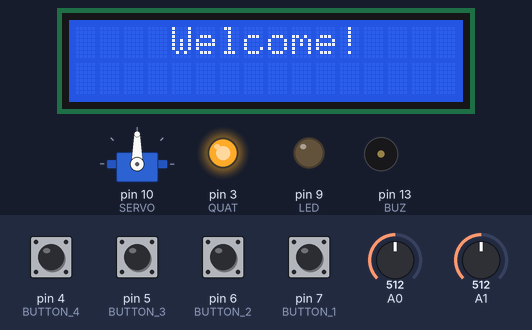
This sketch was run on a simulated Arduino Uno, built with avr-gcc and run on an emulated ATmega328P. On the bench: servo, 16×2 character LCD, output pins drawn as LEDs (lit = HIGH), buzzer (waves = sounding, pin HIGH). Inputs (shaded band) come from the test bench; at power-on: pin 4 (BUTTON_4), pin 5 (BUTTON_3), pin 6 (BUTTON_2), pin 7 (BUTTON_1) HIGH, A1 = 512, A0 = 512. What the sketch prints to the serial monitor is not drawn.

Above: at 4.2 s.
4.3 s: pin 7 (BUTTON_1) pulled LOW for 1 s
At 5.6 s:
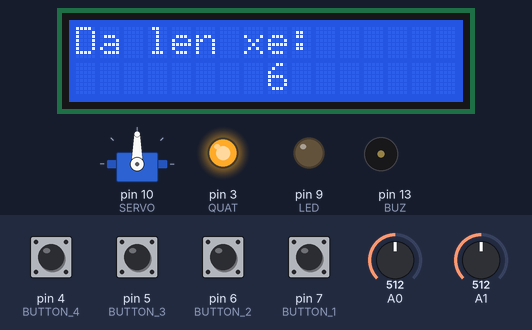
6.8 s: pin 6 (BUTTON_2) pulled LOW for 1 s
At 8.4 s:
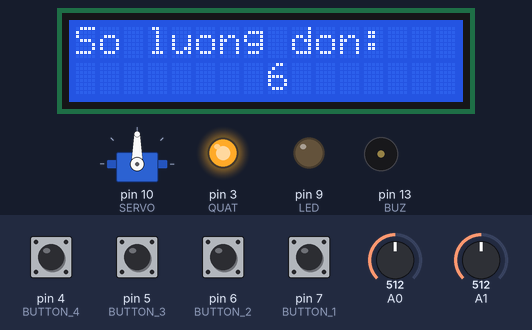
9.3 s: pin 4 (BUTTON_4) pulled LOW for 1 s
At 10.8 s:
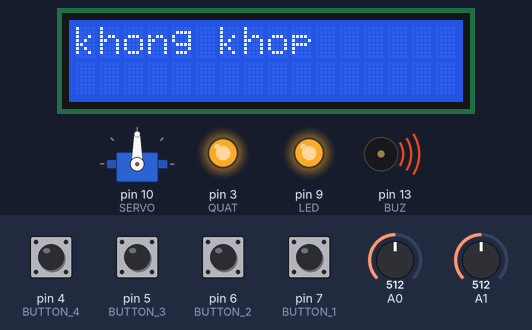
13.3 s: A1 set to 503
15.4 s: pin 6 (BUTTON_2) pulled LOW for 0.15 s
At 15.8 s:
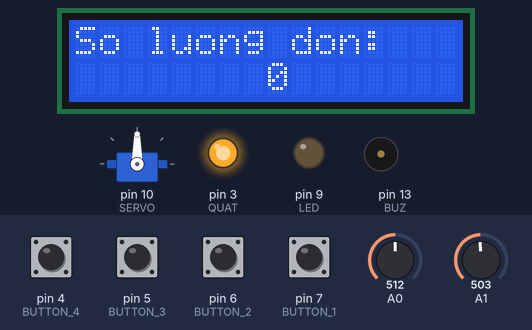
17.0 s: pin 5 (BUTTON_3) pulled LOW for 0.15 s
At 18.5 s:
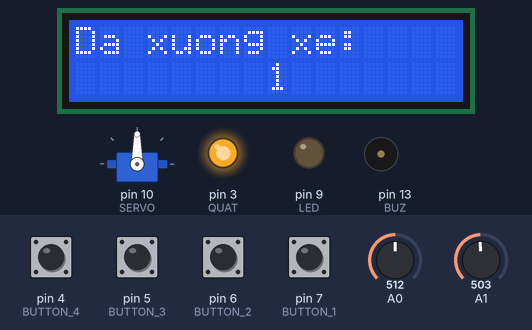
Timing chart, 0 to 19.6 s (numbered marks = the images above; inputs shaded):
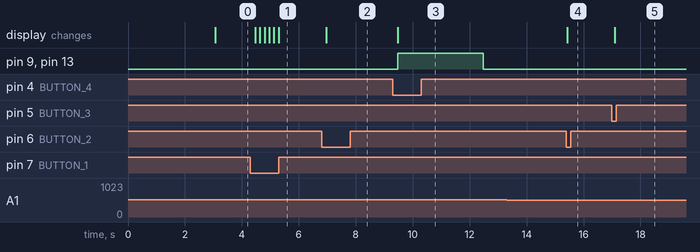

The sketch:

software.ino
```cpp
#include <LiquidCrystal_I2C.h>
#include <Servo.h>
#include <SoftwareSerial.h>
LiquidCrystal_I2C lcd(0x27,16,2);
#define SERVO 10
#define BUTTON_1 7
#define BUTTON_2 6
#define BUTTON_3 5
#define BUTTON_4 4
#define BUTTON_5 A0
#define BUTTON_6 A1
#define PIR 8
#define BUZ 13
#define QUAT 3
#define LED 9
#define b5 analogRead(A0)
#define b6 analogRead(A1)
Servo myservo;
SoftwareSerial simSerial(11, 12);
int count_up = 0;
int count_down = 0;
char flag_don = 0;
char flag_tra = 1;
char flag_pir = 0;
void setup() {
  // put your setup code here, to run once:
  Serial.begin(9600);
  myservo.attach(SERVO);
  Serial.println("khoa xe bang servo co mo hinh se chinh");
  pinMode(BUTTON_1, INPUT);
  pinMode(BUTTON_2, INPUT);
  pinMode(BUTTON_3, INPUT);
  pinMode(BUTTON_4, INPUT);
  pinMode(PIR, INPUT);
  pinMode(BUZ, OUTPUT);
  pinMode(LED, OUTPUT);
  pinMode(QUAT, OUTPUT);
  digitalWrite(BUZ, LOW);
  digitalWrite(LED, LOW);
  digitalWrite(QUAT, LOW);
  delay(3000);
  digitalWrite(QUAT, HIGH);
  lcd.begin();
  lcd.setCursor(4,0);
  lcd.print("Welcome!");
}

void loop() {
  // put your main code here, to run repeatedly:
  int staus_b1 = digitalRead(BUTTON_1);
  int staus_b2 = digitalRead(BUTTON_2);
  int staus_b3 = digitalRead(BUTTON_3);
  int staus_b4 = digitalRead(BUTTON_4);
  int staus_b5 = b5;
  int staus_b6 = b6;
  if((staus_b1 == LOW)||(staus_b2 == LOW)||(staus_b3 == LOW)||(staus_b4 == LOW)||(staus_b5 < 512)||(staus_b6 < 512))
  {
    delay(150);
    staus_b1 = digitalRead(BUTTON_1);
    staus_b2 = digitalRead(BUTTON_2);
    staus_b3 = digitalRead(BUTTON_3);
    staus_b4 = digitalRead(BUTTON_4);
    staus_b5 = b5;
    staus_b6 = b6;

    if((staus_b1 == LOW)&&(flag_don == 0))
    {
      count_up++;
      lcd.clear();
      lcd.setCursor(0,0);
      lcd.print("Da len xe:");
      lcd.setCursor(8,1);
      lcd.print(count_up);
    }

    if((staus_b2 == LOW)&&(flag_don == 0))
    {
      flag_don = 1;
      flag_tra = 0;
        lcd.clear();
        lcd.setCursor(0,0);
        lcd.print("So luong don:");
        lcd.setCursor(8,1);
        lcd.print(count_up);
    }
    if((staus_b4 == LOW)&&(flag_tra == 0))
    {
      flag_don = 0;
      flag_tra = 1;
        lcd.clear();
        lcd.setCursor(0,0);
        lcd.print("So luong tra:");
        lcd.setCursor(8,1);
        lcd.print(count_down);
        if(count_down != count_up)
        {
          lcd.clear();
          lcd.setCursor(0,0);
          lcd.print("khong khop");
          digitalWrite(BUZ, HIGH);
          digitalWrite(LED, HIGH);
          delay(3000);
          digitalWrite(BUZ, LOW);
          digitalWrite(LED, LOW);
          count_down = 0;
          count_up = 0;
        }
    }

    if((staus_b3 == LOW)&&(flag_tra == 0))
    {
      count_down++;
      lcd.clear();
      lcd.setCursor(0,0);
      lcd.print("Da xuong xe:");
      lcd.setCursor(8,1);
      lcd.print(count_down);
    }

    if((staus_b5 < 512)&&(flag_tra == 1))
    {
      Serial.println("khoa xe bang servo co mo hinh se chinh");
      flag_pir = 1;
    }

    while((staus_b6 > 512)&&(flag_pir))
    {
      Serial.println("da");
      int pir = digitalRead(PIR);
      Serial.println(pir);
      if(pir == LOW)
      {
        digitalWrite(BUZ, HIGH);
        digitalWrite(LED, HIGH);
        digitalWrite(QUAT, LOW);
        simSerial.begin(9600);
        simSerial.write("AT");
        simSerial.write(10);
        delay(1000);
        simSerial.write("AT+CMGF=1");
        simSerial.write(10);
        delay(1000);
        simSerial.write("AT+CMGS=");
        simSerial.write(34);
        simSerial.write("0852909331");
        simSerial.write(34);
        simSerial.write(10);
        delay(1000);
        simSerial.write("nguoi tren xe");
        delay(1000);
        simSerial.write(26);
      }
    }

    if(staus_b6 < 512)
    {
      Serial.println("mo xe, co mo hinh se dieu chinh servo ");
      digitalWrite(BUZ, LOW);
      digitalWrite(LED, LOW);
      digitalWrite(QUAT, HIGH);
      flag_pir = 0;
    }
  }

}
```

Measured:
- after the input at 4.3 s, the display: first changes after 0.17 s (image 1 shows a later state)
- after the input at 6.8 s, the display: changes after 0.17 s (image 2)
- after the input at 9.3 s, pin 9 (LED), pin 13 (BUZ): LOW → HIGH after 0.18 s, → LOW 3.0 s later; the display: changes after 0.18 s (image 3)
- after the input at 13.3 s, every drawn part: stays the same
- after the input at 15.4 s, the display: changes at once (image 4)
- after the input at 17.0 s, the display: changes after 0.10 s (image 5)
